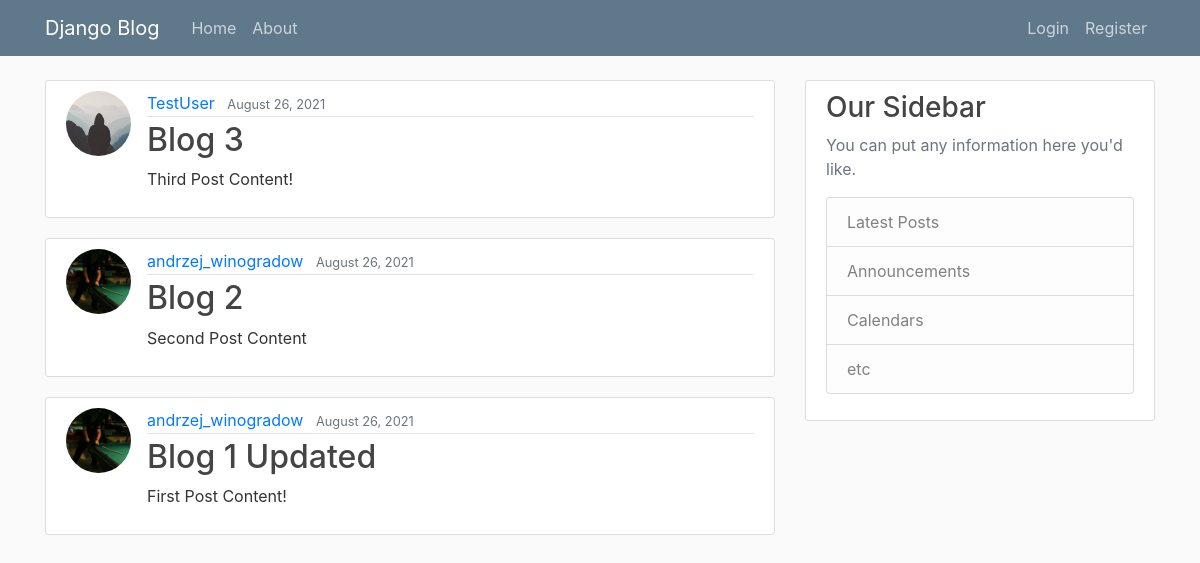
The page / on the database its author committed.
### blog/models.py (models this page shows, shortened)
class Post(models.Model):
    title = models.CharField(max_length=100)
    content = models.TextField()
    date_posted = models.DateTimeField(default=timezone.now)
    author = models.ForeignKey(User, on_delete=models.CASCADE)

### users/models.py (models this page shows, shortened)
class Profile(models.Model):
    user = models.OneToOneField(User, on_delete=models.CASCADE)
    image = models.ImageField(default='default.jpg', upload_to='profile_pics')

### blog/views.py (the view)
# urls.py: path('', PostListView.as_view(), name='blog-home'),
class PostListView(ListView):
    model = Post
    template_name = 'blog/home.html'  # <app>/<model>_<viewtype>.html
    context_object_name = 'posts'
    ordering = ['-date_posted']

### blog/templates/blog/home.html
{% extends "blog/base.html" %}
{% block content %}
    {% for post in posts %}
        <article class="media content-section">
          <img class="rounded-circle article-img" src="{{ post.author.profile.image.url }}">
          <div class="media-body">
            <div class="article-metadata">
              <a class="mr-2" href="#">{{ post.author }}</a>
              <small class="text-muted">{{ post.date_posted|date:"F d, Y" }}</small>
            </div>
            <h2><a class="article-title" href="{% url 'post-detail' post.id %}">{{ post.title }}</a></h2>
            <p class="article-content">{{ post.content }}</p>
          </div>
        </article>
    {% endfor %}
{% endblock content %}

### blog/static/blog/main.css (style rules this page uses)
body { background: #fafafa; color: #333333; margin-top: 5rem; }
h1, h2, h3, h4, h5, h6 { color: #444444; }
.content-section { background: #ffffff; padding: 10px 20px; border: 1px solid #dddddd; border-radius: 3px; margin-bottom: 20px; }
.article-title { color: #444444; }
.article-content { white-space: pre-line; }
.article-img { height: 65px; width: 65px; margin-right: 16px; }
.article-metadata { padding-bottom: 1px; margin-bottom: 4px; border-bottom: 1px solid #e3e3e3 }

### rows shown on the page
Post: author.profile.image (placeholder picture), author "TestUser", date_posted "August 26, 2021", title "Blog 3", content "Third Post Content!"
Post: author.profile.image (picture), author "andrzej_winogradow", date_posted "August 26, 2021", title "Blog 2", content "Second Post Content"
Post: author.profile.image (picture), author "andrzej_winogradow", date_posted "August 26, 2021", title "Blog 1 Updated", content "First Post Content!"
